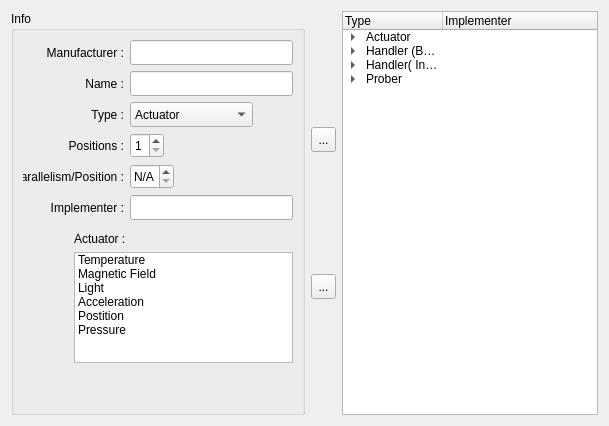
         <widget class="QWidget" name="tab_10">
          <attribute name="title">
           <string>Equipment</string>
          </attribute>
          <layout class="QHBoxLayout" name="horizontalLayout_45">
           <item>
            <widget class="QGroupBox" name="groupBox_4">
             <property name="title">
              <string>Info</string>
             </property>
             <layout class="QVBoxLayout" name="verticalLayout_17">
              <item>
               <layout class="QHBoxLayout" name="horizontalLayout_36">
                <item>
                 <widget class="QLabel" name="label_25">
                  <property name="sizePolicy">
                   <sizepolicy hsizetype="Fixed" vsizetype="Fixed">
                    <horstretch>0</horstretch>
                    <verstretch>0</verstretch>
                   </sizepolicy>
                  </property>
                  <property name="minimumSize">
                   <size>
                    <width>101</width>
                    <height>25</height>
                   </size>
                  </property>
                  <property name="maximumSize">
                   <size>
                    <width>101</width>
                    <height>25</height>
                   </size>
                  </property>
                  <property name="layoutDirection">
                   <enum>Qt::LeftToRight</enum>
                  </property>
                  <property name="text">
                   <string>Manufacturer :</string>
                  </property>
                  <property name="alignment">
                   <set>Qt::AlignRight|Qt::AlignTrailing|Qt::AlignVCenter</set>
                  </property>
                 </widget>
                </item>
                <item>
                 <widget class="QLineEdit" name="lineEdit_20">
                  <property name="minimumSize">
                   <size>
                    <width>0</width>
                    <height>25</height>
                   </size>
                  </property>
                  <property name="maximumSize">
                   <size>
                    <width>16777215</width>
                    <height>25</height>
                   </size>
                  </property>
                  <property name="placeholderText">
                   <string/>
                  </property>
                  <property name="clearButtonEnabled">
                   <bool>true</bool>
                  </property>
                 </widget>
                </item>
               </layout>
              </item>
              <item>
               <layout class="QHBoxLayout" name="horizontalLayout_37">
                <item>
                 <widget class="QLabel" name="label_27">
                  <property name="sizePolicy">
                   <sizepolicy hsizetype="Fixed" vsizetype="Fixed">
                    <horstretch>0</horstretch>
                    <verstretch>0</verstretch>
                   </sizepolicy>
                  </property>
                  <property name="minimumSize">
                   <size>
                    <width>101</width>
                    <height>25</height>
                   </size>
                  </property>
                  <property name="maximumSize">
                   <size>
                    <width>101</width>
                    <height>25</height>
                   </size>
                  </property>
                  <property name="layoutDirection">
                   <enum>Qt::LeftToRight</enum>
                  </property>
                  <property name="text">
                   <string>Name :</string>
                  </property>
                  <property name="alignment">
                   <set>Qt::AlignRight|Qt::AlignTrailing|Qt::AlignVCenter</set>
                  </property>
                 </widget>
                </item>
                <item>
                 <widget class="QLineEdit" name="lineEdit_22">
                  <property name="minimumSize">
                   <size>
                    <width>0</width>
                    <height>25</height>
                   </size>
                  </property>
                  <property name="maximumSize">
                   <size>
                    <width>16777215</width>
                    <height>25</height>
                   </size>
                  </property>
                  <property name="placeholderText">
                   <string/>
                  </property>
                  <property name="clearButtonEnabled">
                   <bool>true</bool>
                  </property>
                 </widget>
                </item>
               </layout>
              </item>
              <item>
               <layout class="QHBoxLayout" name="horizontalLayout_38">
                <item>
                 <widget class="QLabel" name="label_24">
                  <property name="sizePolicy">
                   <sizepolicy hsizetype="Fixed" vsizetype="Fixed">
                    <horstretch>0</horstretch>
                    <verstretch>0</verstretch>
                   </sizepolicy>
                  </property>
                  <property name="minimumSize">
                   <size>
                    <width>101</width>
                    <height>25</height>
                   </size>
                  </property>
                  <property name="maximumSize">
                   <size>
                    <width>101</width>
                    <height>25</height>
                   </size>
                  </property>
                  <property name="layoutDirection">
                   <enum>Qt::LeftToRight</enum>
                  </property>
                  <property name="text">
                   <string>Type :</string>
                  </property>
                  <property name="alignment">
                   <set>Qt::AlignRight|Qt::AlignTrailing|Qt::AlignVCenter</set>
                  </property>
                 </widget>
                </item>
                <item>
                 <widget class="QComboBox" name="comboBox_2">
                  <property name="minimumSize">
                   <size>
                    <width>0</width>
                    <height>25</height>
                   </size>
                  </property>
                  <property name="maximumSize">
                   <size>
                    <width>16777215</width>
                    <height>25</height>
                   </size>
                  </property>
                  <item>
                   <property name="text">
                    <string>Actuator</string>
                   </property>
                  </item>
                  <item>
                   <property name="text">
                    <string>Handler (Batch)</string>
                   </property>
                  </item>
                  <item>
                   <property name="text">
                    <string>Handler (In-Line)</string>
                   </property>
                  </item>
                  <item>
                   <property name="text">
                    <string>Prober (WS)</string>
                   </property>
                  </item>
                 </widget>
                </item>
                <item>
                 <spacer name="horizontalSpacer_20">
                  <property name="orientation">
                   <enum>Qt::Horizontal</enum>
                  </property>
                  <property name="sizeHint" stdset="0">
                   <size>
                    <width>40</width>
                    <height>20</height>
                   </size>
                  </property>
                 </spacer>
                </item>
               </layout>
              </item>
              <item>
               <layout class="QHBoxLayout" name="horizontalLayout_29">
                <item>
                 <widget class="QLabel" name="label_30">
                  <property name="sizePolicy">
                   <sizepolicy hsizetype="Fixed" vsizetype="Fixed">
                    <horstretch>0</horstretch>
                    <verstretch>0</verstretch>
                   </sizepolicy>
                  </property>
                  <property name="minimumSize">
                   <size>
                    <width>101</width>
                    <height>25</height>
                   </size>
                  </property>
                  <property name="maximumSize">
                   <size>
                    <width>101</width>
                    <height>25</height>
                   </size>
                  </property>
                  <property name="layoutDirection">
                   <enum>Qt::LeftToRight</enum>
                  </property>
                  <property name="text">
                   <string>Positions :</string>
                  </property>
                  <property name="alignment">
                   <set>Qt::AlignRight|Qt::AlignTrailing|Qt::AlignVCenter</set>
                  </property>
                 </widget>
                </item>
                <item>
                 <widget class="QSpinBox" name="spinBox_2">
                  <property name="sizePolicy">
                   <sizepolicy hsizetype="Maximum" vsizetype="Fixed">
                    <horstretch>0</horstretch>
                    <verstretch>0</verstretch>
                   </sizepolicy>
                  </property>
                  <property name="minimumSize">
                   <size>
                    <width>0</width>
                    <height>25</height>
                   </size>
                  </property>
                  <property name="maximumSize">
                   <size>
                    <width>16777215</width>
                    <height>25</height>
                   </size>
                  </property>
                  <property name="specialValueText">
                   <string/>
                  </property>
                  <property name="minimum">
                   <number>1</number>
                  </property>
                  <property name="maximum">
                   <number>9</number>
                  </property>
                 </widget>
                </item>
                <item>
                 <spacer name="horizontalSpacer_23">
                  <property name="orientation">
                   <enum>Qt::Horizontal</enum>
                  </property>
                  <property name="sizeHint" stdset="0">
                   <size>
                    <width>40</width>
                    <height>20</height>
                   </size>
                  </property>
                 </spacer>
                </item>
               </layout>
              </item>
              <item>
               <layout class="QHBoxLayout" name="horizontalLayout_39">
                <item>
                 <widget class="QLabel" name="label_28">
                  <property name="sizePolicy">
                   <sizepolicy hsizetype="Fixed" vsizetype="Fixed">
                    <horstretch>0</horstretch>
                    <verstretch>0</verstretch>
                   </sizepolicy>
                  </property>
                  <property name="minimumSize">
                   <size>
                    <width>101</width>
                    <height>25</height>
                   </size>
                  </property>
                  <property name="maximumSize">
                   <size>
                    <width>101</width>
                    <height>25</height>
                   </size>
                  </property>
                  <property name="layoutDirection">
                   <enum>Qt::LeftToRight</enum>
                  </property>
                  <property name="text">
                   <string>Parallelism/Position :</string>
                  </property>
                  <property name="alignment">
                   <set>Qt::AlignRight|Qt::AlignTrailing|Qt::AlignVCenter</set>
                  </property>
                 </widget>
                </item>
                <item>
                 <widget class="QSpinBox" name="spinBox">
                  <property name="sizePolicy">
                   <sizepolicy hsizetype="Maximum" vsizetype="Fixed">
                    <horstretch>0</horstretch>
                    <verstretch>0</verstretch>
                   </sizepolicy>
                  </property>
                  <property name="minimumSize">
                   <size>
                    <width>0</width>
                    <height>25</height>
                   </size>
                  </property>
                  <property name="maximumSize">
                   <size>
                    <width>16777215</width>
                    <height>25</height>
                   </size>
                  </property>
                  <property name="specialValueText">
                   <string>N/A</string>
                  </property>
                  <property name="maximum">
                   <number>16</number>
                  </property>
                 </widget>
                </item>
                <item>
                 <spacer name="horizontalSpacer_19">
                  <property name="orientation">
                   <enum>Qt::Horizontal</enum>
                  </property>
                  <property name="sizeHint" stdset="0">
                   <size>
                    <width>40</width>
                    <height>20</height>
                   </size>
                  </property>
                 </spacer>
                </item>
               </layout>
              </item>
              <item>
               <layout class="QHBoxLayout" name="horizontalLayout_35">
                <item>
                 <widget class="QLabel" name="label_26">
                  <property name="sizePolicy">
                   <sizepolicy hsizetype="Fixed" vsizetype="Fixed">
                    <horstretch>0</horstretch>
                    <verstretch>0</verstretch>
                   </sizepolicy>
                  </property>
                  <property name="minimumSize">
                   <size>
                    <width>101</width>
                    <height>25</height>
                   </size>
                  </property>
                  <property name="maximumSize">
                   <size>
                    <width>101</width>
                    <height>25</height>
                   </size>
                  </property>
                  <property name="layoutDirection">
                   <enum>Qt::LeftToRight</enum>
                  </property>
                  <property name="text">
                   <string>Implementer :</string>
                  </property>
                  <property name="alignment">
                   <set>Qt::AlignRight|Qt::AlignTrailing|Qt::AlignVCenter</set>
                  </property>
                 </widget>
                </item>
                <item>
                 <widget class="QLineEdit" name="lineEdit_21">
                  <property name="minimumSize">
                   <size>
                    <width>0</width>
                    <height>25</height>
                   </size>
                  </property>
                  <property name="maximumSize">
                   <size>
                    <width>16777215</width>
                    <height>25</height>
                   </size>
                  </property>
                  <property name="placeholderText">
                   <string/>
                  </property>
                  <property name="clearButtonEnabled">
                   <bool>true</bool>
                  </property>
                 </widget>
                </item>
               </layout>
              </item>
              <item>
               <layout class="QHBoxLayout" name="horizontalLayout_33">
                <item>
                 <widget class="QLabel" name="label_7">
                  <property name="sizePolicy">
                   <sizepolicy hsizetype="Fixed" vsizetype="Preferred">
                    <horstretch>0</horstretch>
                    <verstretch>0</verstretch>
                   </sizepolicy>
                  </property>
                  <property name="minimumSize">
                   <size>
                    <width>45</width>
                    <height>0</height>
                   </size>
                  </property>
                  <property name="maximumSize">
                   <size>
                    <width>45</width>
                    <height>16777215</height>
                   </size>
                  </property>
                  <property name="text">
                   <string/>
                  </property>
                 </widget>
                </item>
                <item>
                 <layout class="QVBoxLayout" name="verticalLayout_13">
                  <item>
                   <widget class="QLabel" name="label_29">
                    <property name="sizePolicy">
                     <sizepolicy hsizetype="Preferred" vsizetype="Fixed">
                      <horstretch>0</horstretch>
                      <verstretch>0</verstretch>
                     </sizepolicy>
                    </property>
                    <property name="minimumSize">
                     <size>
                      <width>0</width>
                      <height>20</height>
                     </size>
                    </property>
                    <property name="maximumSize">
                     <size>
                      <width>16777215</width>
                      <height>20</height>
                     </size>
                    </property>
                    <property name="layoutDirection">
                     <enum>Qt::LeftToRight</enum>
                    </property>
                    <property name="text">
                     <string>Actuator :</string>
                    </property>
                    <property name="alignment">
                     <set>Qt::AlignBottom|Qt::AlignLeading|Qt::AlignLeft</set>
                    </property>
                   </widget>
                  </item>
                  <item>
                   <widget class="QListWidget" name="listWidget">
                    <property name="sizePolicy">
                     <sizepolicy hsizetype="Expanding" vsizetype="Fixed">
                      <horstretch>0</horstretch>
                      <verstretch>0</verstretch>
                     </sizepolicy>
                    </property>
                    <property name="minimumSize">
                     <size>
                      <width>0</width>
                      <height>111</height>
                     </size>
                    </property>
                    <property name="maximumSize">
                     <size>
                      <width>16777215</width>
                      <height>111</height>
                     </size>
                    </property>
                    <property name="sizeAdjustPolicy">
                     <enum>QAbstractScrollArea::AdjustToContentsOnFirstShow</enum>
                    </property>
                    <property name="showDropIndicator" stdset="0">
                     <bool>false</bool>
                    </property>
                    <item>
                     <property name="text">
                      <string>Temperature</string>
                     </property>
                     <property name="checkState">
                      <enum>Unchecked</enum>
                     </property>
                    </item>
                    <item>
                     <property name="text">
                      <string>Magnetic Field</string>
                     </property>
                     <property name="checkState">
                      <enum>Unchecked</enum>
                     </property>
                    </item>
                    <item>
                     <property name="text">
                      <string>Light</string>
                     </property>
                     <property name="checkState">
                      <enum>Unchecked</enum>
                     </property>
                    </item>
                    <item>
                     <property name="text">
                      <string>Acceleration</string>
                     </property>
                     <property name="checkState">
                      <enum>Unchecked</enum>
                     </property>
                    </item>
                    <item>
                     <property name="text">
                      <string>Postition</string>
                     </property>
                     <property name="checkState">
                      <enum>Unchecked</enum>
                     </property>
                    </item>
                    <item>
                     <property name="text">
                      <string>Pressure</string>
                     </property>
                     <property name="checkState">
                      <enum>Unchecked</enum>
                     </property>
                    </item>
                   </widget>
                  </item>
                 </layout>
                </item>
               </layout>
              </item>
              <item>
               <spacer name="verticalSpacer_6">
                <property name="orientation">
                 <enum>Qt::Vertical</enum>
                </property>
                <property name="sizeHint" stdset="0">
                 <size>
                  <width>20</width>
                  <height>40</height>
                 </size>
                </property>
               </spacer>
              </item>
             </layout>
            </widget>
           </item>
           <item>
            <layout class="QVBoxLayout" name="verticalLayout_12">
             <item>
              <spacer name="verticalSpacer_13">
               <property name="orientation">
                <enum>Qt::Vertical</enum>
               </property>
               <property name="sizeHint" stdset="0">
                <size>
                 <width>20</width>
                 <height>18</height>
                </size>
               </property>
              </spacer>
             </item>
             <item>
              <widget class="QToolButton" name="toolButton_5">
               <property name="minimumSize">
                <size>
                 <width>25</width>
                 <height>25</height>
                </size>
               </property>
               <property name="maximumSize">
                <size>
                 <width>25</width>
                 <height>25</height>
                </size>
               </property>
               <property name="text">
                <string>...</string>
               </property>
              </widget>
             </item>
             <item>
              <spacer name="verticalSpacer_14">
               <property name="orientation">
                <enum>Qt::Vertical</enum>
               </property>
               <property name="sizeHint" stdset="0">
                <size>
                 <width>20</width>
                 <height>18</height>
                </size>
               </property>
              </spacer>
             </item>
             <item>
              <widget class="QToolButton" name="toolButton_6">
               <property name="minimumSize">
                <size>
                 <width>25</width>
                 <height>25</height>
                </size>
               </property>
               <property name="maximumSize">
                <size>
                 <width>25</width>
                 <height>25</height>
                </size>
               </property>
               <property name="text">
                <string>...</string>
               </property>
              </widget>
             </item>
             <item>
              <spacer name="verticalSpacer_15">
               <property name="orientation">
                <enum>Qt::Vertical</enum>
               </property>
               <property name="sizeHint" stdset="0">
                <size>
                 <width>20</width>
                 <height>18</height>
                </size>
               </property>
              </spacer>
             </item>
            </layout>
           </item>
           <item>
            <widget class="QTreeWidget" name="treeWidget_4">
             <column>
              <property name="text">
               <string>Type</string>
              </property>
             </column>
             <column>
              <property name="text">
               <string>Implementer</string>
              </property>
             </column>
             <item>
              <property name="text">
               <string>Actuator</string>
              </property>
              <property name="text">
               <string/>
              </property>
              <item>
               <property name="text">
                <string>Temperature</string>
               </property>
               <property name="text">
                <string/>
               </property>
               <item>
                <property name="text">
                 <string>InTEST</string>
                </property>
                <property name="text">
                 <string/>
                </property>
                <item>
                 <property name="text">
                  <string>ATS-645</string>
                 </property>
                 <property name="text">
                  <string>John</string>
                 </property>
                </item>
                <item>
                 <property name="text">
                  <string>ATS-645</string>
                 </property>
                 <property name="text">
                  <string>Steve</string>
                 </property>
                </item>
               </item>
              </item>
              <item>
               <property name="text">
                <string>Magnetic Field</string>
               </property>
               <property name="text">
                <string/>
               </property>
               <item>
                <property name="text">
                 <string>STL</string>
                </property>
                <property name="text">
                 <string/>
                </property>
                <item>
                 <property name="text">
                  <string>1KW</string>
                 </property>
                 <property name="text">
                  <string>STL</string>
                 </property>
                </item>
                <item>
                 <property name="text">
                  <string>6LW</string>
                 </property>
                 <property name="text">
                  <string>STL</string>
                 </property>
                </item>
               </item>
              </item>
             </item>
             <item>
              <property name="text">
               <string>Handler (Batch)</string>
              </property>
              <property name="text">
               <string/>
              </property>
              <item>
               <property name="text">
                <string>Multitest</string>
               </property>
               <property name="text">
                <string/>
               </property>
               <item>
                <property name="text">
                 <string>MT9510</string>
                </property>
                <property name="text">
                 <string>Jeff</string>
                </property>
               </item>
              </item>
              <item>
               <property name="text">
                <string>Rasco</string>
               </property>
               <property name="text">
                <string/>
               </property>
               <item>
                <property name="text">
                 <string>SO1000</string>
                </property>
                <property name="text">
                 <string>Steve</string>
                </property>
               </item>
              </item>
             </item>
             <item>
              <property name="text">
               <string>Handler( In-Line)</string>
              </property>
              <property name="text">
               <string/>
              </property>
              <item>
               <property name="text">
                <string>Geringer</string>
               </property>
               <property name="text">
                <string/>
               </property>
               <item>
                <property name="text">
                 <string>G2G</string>
                </property>
                <property name="text">
                 <string>Tom</string>
                </property>
               </item>
               <item>
                <property name="text">
                 <string>G3G</string>
                </property>
                <property name="text">
                 <string>Yup</string>
                </property>
               </item>
              </item>
             </item>
             <item>
              <property name="text">
               <string>Prober</string>
              </property>
              <property name="text">
               <string/>
              </property>
              <item>
               <property name="text">
                <string>TEL</string>
               </property>
               <item>
                <property name="text">
                 <string>Precio Octo</string>
                </property>
                <property name="text">
                 <string>Peter</string>
                </property>
               </item>
              </item>
              <item>
               <property name="text">
                <string>Accretech</string>
               </property>
               <item>
                <property name="text">
                 <string>PM90</string>
                </property>
                <property name="text">
                 <string>Frank</string>
                </property>
               </item>
              </item>
              <item>
               <property name="text">
                <string>electroglas</string>
               </property>
               <item>
                <property name="text">
                 <string>EG2000</string>
                </property>
                <property name="text">
                 <string>Carl</string>
                </property>
               </item>
              </item>
             </item>
            </widget>
           </item>
          </layout>
         </widget>
